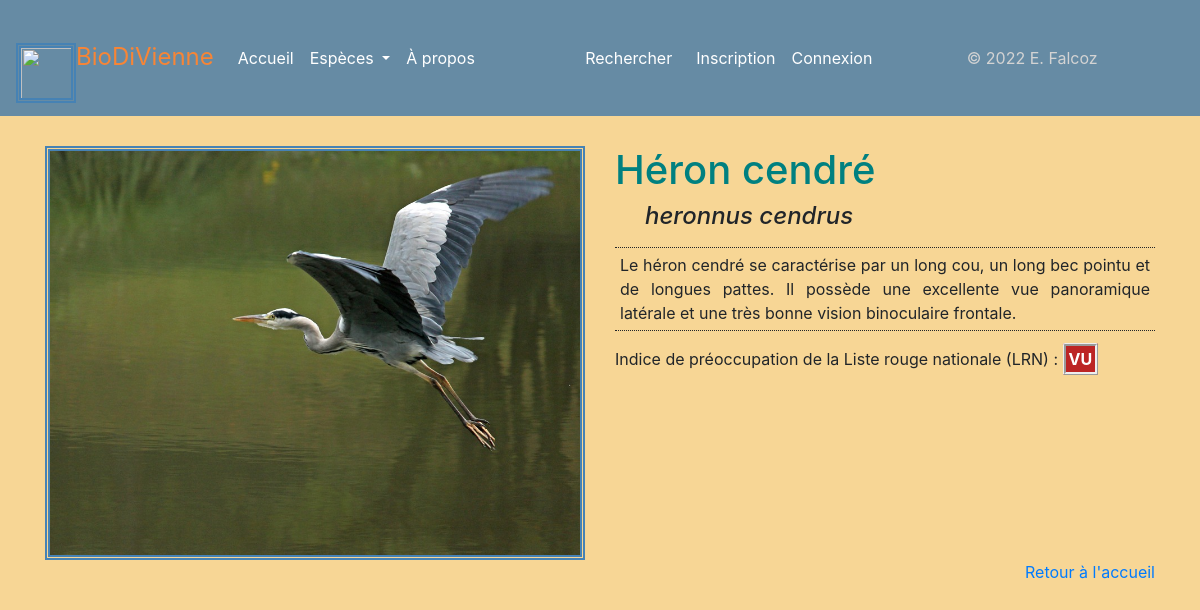
The page /espece/2 on the database as committed earlier.
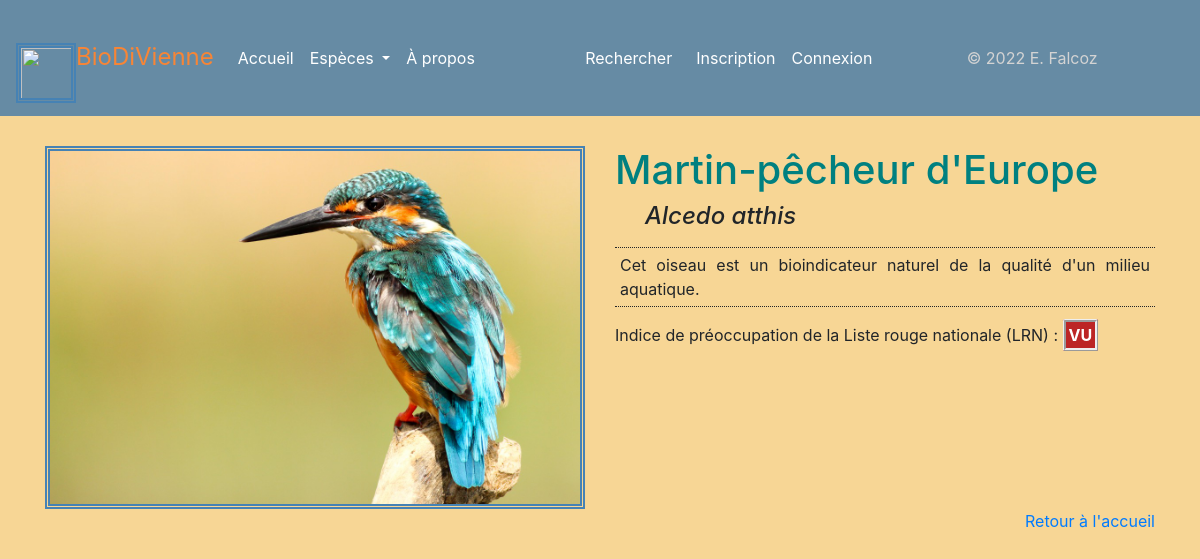
The same page on the database as committed later.
### app25OK.py (models this page shows)
class Espece(db.Model):
    espece_id = db.Column(db.Integer, unique=True, nullable=False, primary_key=True, autoincrement=True)
    espece_fichier = db.Column(db.Text, unique=True, nullable=False)
    espece_regne = db.Column(db.Text)
    espece_nom_vernaculaire = db.Column(db.Text, nullable=False)
    espece_nom_latin = db.Column(db.Text, unique=True, nullable=False)
    espece_description = db.Column(db.Text)
    espece_preoccupation = db.Column(db.Text)
    authorships = db.relationship("Authorship", back_populates="espece")

### app25OK.py (the view)
@app.route("/espece/<int:espece_id>")
def espece(espece_id):
    unique_espece = Espece.query.get(espece_id)
    return render_template("pages/espece.html", espece=unique_espece)

### templates/pages/espece.html (shortened to what this page needs)
{% extends "conteneur3.html" %}
{% block corps %}
    {% if espece %}
<div>
<div class="row align-items-start">
    <div class="col">
            <img src=/display/{{espece.espece_fichier}} class="img-fluid" href="{{espece.espece_droit_image}}">
    </div>
    <div class="col desc">
      <h1>{{espece.espece_nom_vernaculaire}}</h1>
            <h4><i>{{espece.espece_nom_latin}}</i></h4>
      <div class="mb-3">
                <p class="description">{{espece.espece_description}}</p>
              </div>
            <div class="mb-3">
                <p>Indice de préoccupation de la Liste rouge nationale (LRN) : <span class="preocc">{{espece.espece_preoccupation}}</span></p></br>
            </div>
</div>
</div>
    {% else %}
            <div class="row align-items-start">
                <div class="col">
        <p>La base de données est en cours de constitution</p>
                    </div>
            </div>
    {% endif %}
    <p><a class="float-right" href="{{url_for('accueil')}}">Retour à l'accueil</a></p>
{% endblock %}

### templates/conteneur3.html (shortened to what this page needs)
<!DOCTYPE html>
<html lang="fr">
<head>
    <head>
    {% include "partials/css.html" %}
        <link rel="stylesheet" href="/static/css/style.css">
</head>
<body>
    <nav class="navbar navbar-expand-lg navbar-light" style="background-color: #668ba4;">
        <a class="navbar-brand" href="{{url_for('accueil')}}" style="color: #f78536; font-size: x-large;"> <img class="d-inline-block" src="{{url_for('static', filename='images/pavot.png')}}" width="60" height="60" class="d-inline-block align-text-top"/>BioDiVienne</a>
        <ul class="navbar-nav mr-auto mt-2 mt-lg-0">
          <li class="nav-item active">
            <a class="nav-link nav-info" style="color: white" href="{{url_for('accueil')}}">Accueil</a>
          </li>
          <li class="nav-item dropdown nav-item">
            <a class="nav-link dropdown-toggle" style="color: white" href="#" id="EspecesDropdown" role="button" data-toggle="dropdown" aria-haspopup="true" aria-expanded="false">
              Espèces
            </a>
          </li>
            <li class="nav-item">
            <a class="nav-link " style="color: white;" href="{{url_for('page_apropos')}}">À propos</a>
          </li>
        </ul>
        <form class="form-inline my-2 my-lg-0" action="{{url_for('recherche')}}" method="GET">
            <a class="nav-link" style="color: white" src="{{url_for('recherche')}}" href="{{url_for('recherche')}}">Rechercher</a>
        </form>
        <ul class="navbar-nav mr-auto">
                {% if not current_user.is_authenticated %}
                  <li class="nav-item">
                    <a class="nav-link" style="color: white" href="{{url_for("inscription")}}">Inscription</a>
                  </li>
                  <li class="nav-item">
                    <a class="nav-link" style="color: white" href="{{url_for("connexion")}}">Connexion</a>
                  </li>
                {% endif %}
        </ul>
        <ul class="navbar-nav mr-auto">
            <li class="nav-item" style="color: lightgray">&copy; 2022 E. Falcoz</li>
        </ul>
    </nav>
    <div class="container">
    {% block corps %}{% endblock %}
    </div>
</div>
</body>
</html>

### templates/partials/css.html (shortened to what this page needs)
<link rel="stylesheet" href="{{ url_for('static', filename='css/bootstrap.css')}}">

### static/css/style.css (style rules this page uses)
.container { background-image: none; }

### templates/pages/espece.html (style rules this page uses)
body { background-color: #f7d695; }
img { border-style: double; border-width: thick; border-color: steelblue; margin-top: 30px; }
.desc { margin-top: 30px; }
.preocc { font-weight: bolder; color: white; border-style: ridge !important; border-radius: 05%; padding: 3px; background-color: #bc2525; border-width: 3px; }
p.description { border-top: dotted 1px; margin: revert; padding: 5px; border-bottom: dotted 1px; text-align: justify; }
h1 { color: teal; }
h4 { margin-left: 30px; }

Rows that differ between the two databases and show on the page:
changed Espece "VU": espece_fichier: a different picture; espece_nom_vernaculaire "Héron cendré" → "Martin-pêcheur d'Europe"; espece_nom_latin "heronnus cendrus" → "Alcedo atthis"; espece_description "Le héron cendré se caractérise par un long cou, un long bec pointu et de longues pattes. Il possède une excellente vue panoramique latérale et une très bonne vision binoculaire frontale." → "Cet oiseau est un bioindicateur naturel de la qualité d'un milieu aquatique."
